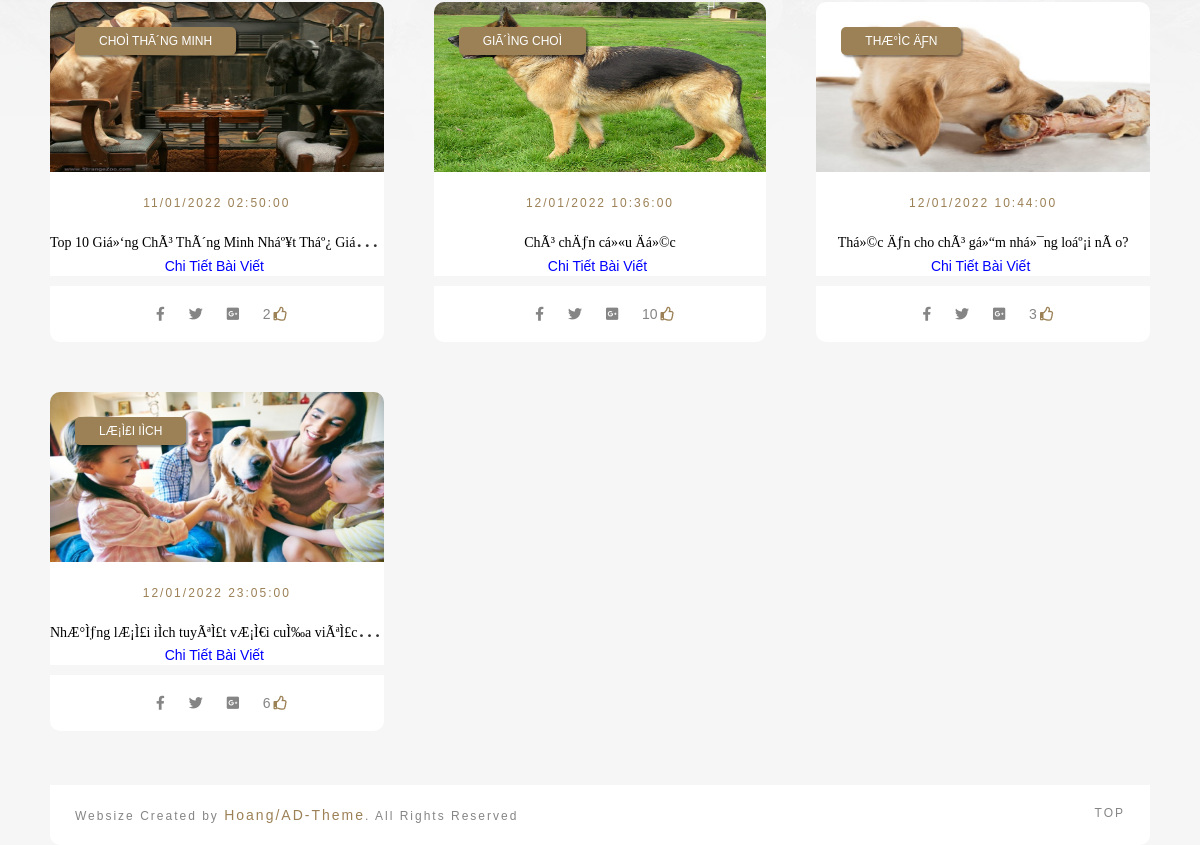
Page /Website/index.php?mod=post&act=index (lower part) on the earlier database version.
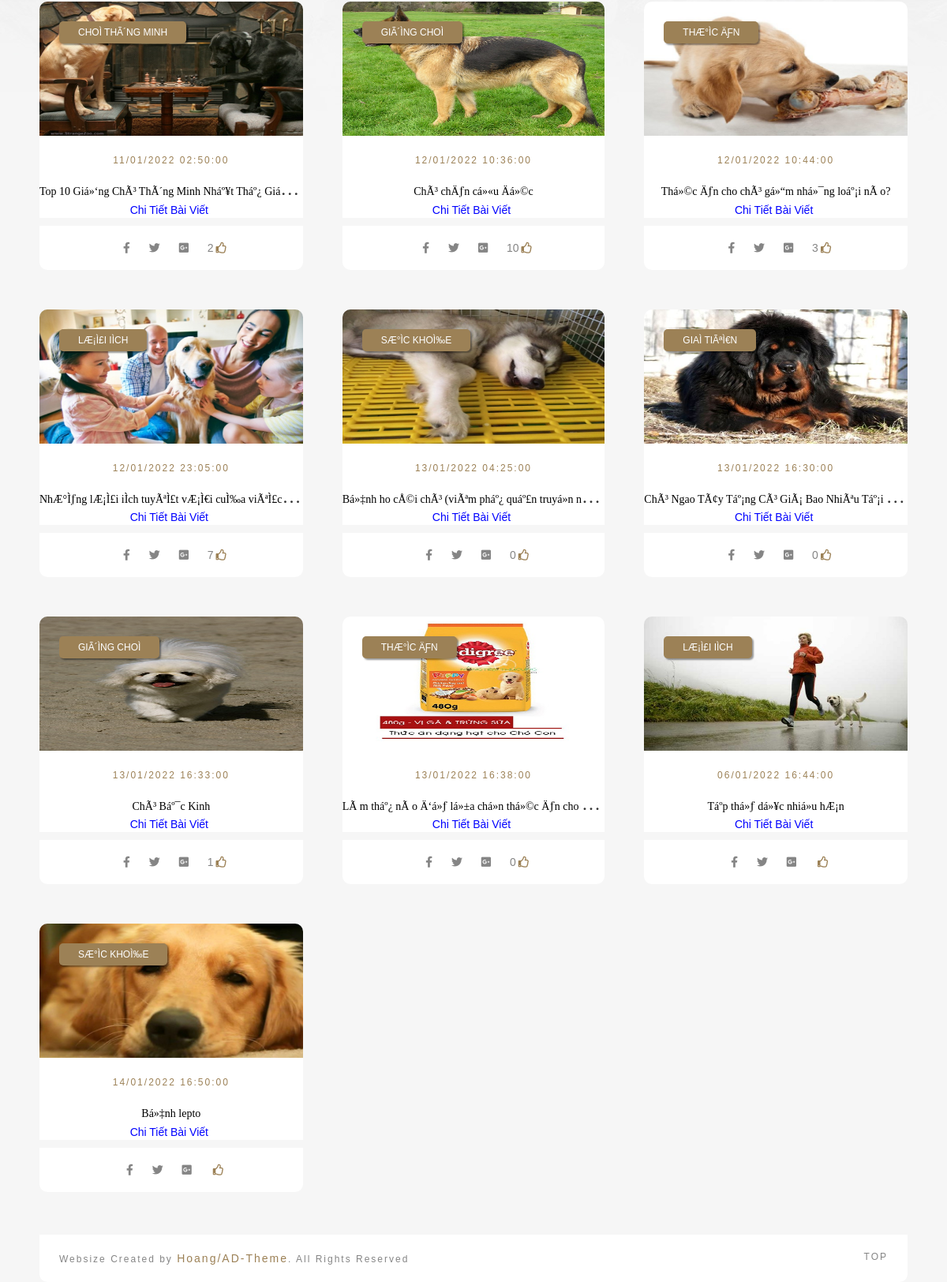
Same page on the later database version.
### tables this page shows
CREATE TABLE `posts`  (
  `id` int NOT NULL AUTO_INCREMENT,
  `title` varchar(255) NULL DEFAULT NULL,
  `description` mediumtext NULL,
  `thumbnail` varchar(500) NULL DEFAULT NULL,
  `category_id` int NULL DEFAULT NULL,
  `content` mediumtext NULL,
  `created_at` timestamp NULL DEFAULT NULL,
  `like_post` int NULL DEFAULT NULL,
  PRIMARY KEY (`id`) USING BTREE
);

CREATE TABLE `categories`  (
  `id` int NOT NULL AUTO_INCREMENT,
  `name` varchar(255) NULL DEFAULT NULL,
  `description` mediumtext NULL,
  `thumbnail` varchar(500) NULL DEFAULT NULL,
  `parent_id` int NULL DEFAULT NULL,
  `created_at` timestamp NULL DEFAULT NULL,
  PRIMARY KEY (`id`) USING BTREE
);

### Website/Controllers/BaseController.php (called while the page is built, shortened)
<?php
  class BaseController
  {
    public function view($path, $data = []){
      extract($data);
      require_once('Views/'.$path);
    }
  }
?>

### Website/Controllers/PostController.php (called while the page is built, shortened)
<?php
require('Models/Post.php');
require_once("Controllers/BaseController.php");
  class PostController extends BaseController
  {
    public function index(){
      $post = new Post;
      $posts = $post -> getListCategoryId();
      $this-> view('Post/list.php', ['posts'=> $posts]);
    }
  }
?>

### Website/index.php (called while the page is built, shortened)
<?php
$act = "index";
if(isset($_GET['act'])){
  $act = $_GET['act'];
}
  $controller_obj = new $class_name;
 $controller_obj -> $act();
?>

### Website/Models/Connection.php (called while the page is built, shortened)
<?php
  class Connection1{
    private $servername= "localhost";
    private $username= "root";
    private $password = "";
    private $dbname = "blogs";
    public function connect(){
      $conn = new mysqli($this->servername, $this -> username, $this ->password, $this-> dbname );
      $conn->query("SET NAMES 'utf8'");
      return $conn;
    }
  }
?>

### Website/Models/Query.php (called while the page is built, shortened)
<?php
  require_once('Models/Connection.php');
  class Query{
    public function __construct(){
      $connection = new Connection1();
      $this -> conn = $connection -> connect();
    }
  }
?>

### Website/Models/Post.php (called while the page is built, shortened)
<?php
require_once('Models/Query.php');
require_once('Models/Connection.php');
  class Post extends Query
  {
    public function getListCategoryId(){
      $query = "	SELECT posts.like_post, posts.id, posts.title, posts.description, posts.thumbnail, posts.category_id,posts.content, posts.created_at, categories.name
              FROM posts
              INNER JOIN categories ON categories.id = posts.category_id";
      $result = $this->conn->query($query);
      $data = array();
      while($row = $result->fetch_assoc()) {
        $data[] = $row;
      };
      return $data;
    }
  }
?>

### Website/Views/Post/list.php (the view, shortened to what this page needs)
<?php
  require_once('Views/Partials/header.php');
?>
<section class="tada-container content-posts blog-3-columns row">
<div class="tada-container content-posts blog-3-columns row " style="">
  <?php foreach ($posts as $key => $post) { ?>
      <div id="dash" class="content col-xs-4 col-md-4 col-xl-4 col-lg-4 col-4">
        <article id="abcde">
            <div class="post-image">
                <img style="max-height: 170px;" src="../Admin/images/<?=$post['thumbnail']?>" alt="post image 1">
                  <div class="category"><a href="#"><?=$post['name']?></a></div>
              </div>
              <div class="post-text" style="padding: 20px 0px 0px 0px;">
                <span class="date"><?=date_format(date_create($post['created_at']),"d/m/Y H:i:s")?></span>
                  <h2><a href="index.php?mod=post&act=postDetail&id=<?=$post['id']?>"><?=$post['title']?></a></h2>
                  <p><a style="color:blue;" href="index.php?mod=post&act=postDetail&id=<?=$post['id']?>">Chi Tiết Bài Viết <i style="color: blue;" class="icon-arrow-right2"></i></a></p>
              </div>
              <div class="post-info">
                  <div class="extra-info" style="float:none;">
                    <a href="#"><i class="fab fa-facebook-f"></i></a>
                  <a href="#"><i class="fab fa-twitter"></i></a>
                  <a href="#"><i class="fab fa-google-plus-square"></i></a>
                      <span class="comments"><?=$post['like_post']?><i class="far fa-thumbs-up"></i></span>
                  </div>
              </div>
          </article>
      </div>
        <?php } ?>
  </section>
<?php
  require_once('Views/Partials/footer.php');
?>

Differences in the rows shown:
changed posts "NhÆ°Ìƒng lÆ¡Ì£i iÌch tuyÃªÌ£t vÆ¡Ì€i cuÌ‰a viÃªÌ£c…": like_post "6" → "7"
added posts: thumbnail (picture), category.name "SÆ°ÌC KHOÌ‰E", created_at "13/01/2022 04:25:00", title "Bá»‡nh ho cÅ©i chÃ³ (viÃªm pháº¿ quáº£n truyá»n n…", like_post "0"
added posts: thumbnail (picture), category.name "GIAÌ TIÃªÌ€N", created_at "13/01/2022 16:30:00", title "ChÃ³ Ngao TÃ¢y Táº¡ng CÃ³ GiÃ¡ Bao NhiÃªu Táº¡i…", like_post "0"
added posts: thumbnail (picture), category.name "GIÃ´ÌNG CHOÌ", created_at "13/01/2022 16:33:00", title "ChÃ³ Báº¯c Kinh", like_post "1"
added posts: thumbnail (picture), category.name "THÆ°ÌC ÄƑN", created_at "13/01/2022 16:38:00", title "LÃ m tháº¿ nÃ o Ä‘á»ƒ lá»±a chá»n thá»©c Äƒn cho…", like_post "0"
added posts: thumbnail (picture), category.name "LÆ¡Ì£I IÌCH", created_at "06/01/2022 16:44:00", title "Táº­p thá»ƒ dá»¥c nhiá»u hÆ¡n"
added posts: thumbnail (picture), category.name "SÆ°ÌC KHOÌ‰E", created_at "14/01/2022 16:50:00", title "Bá»‡nh lepto"
